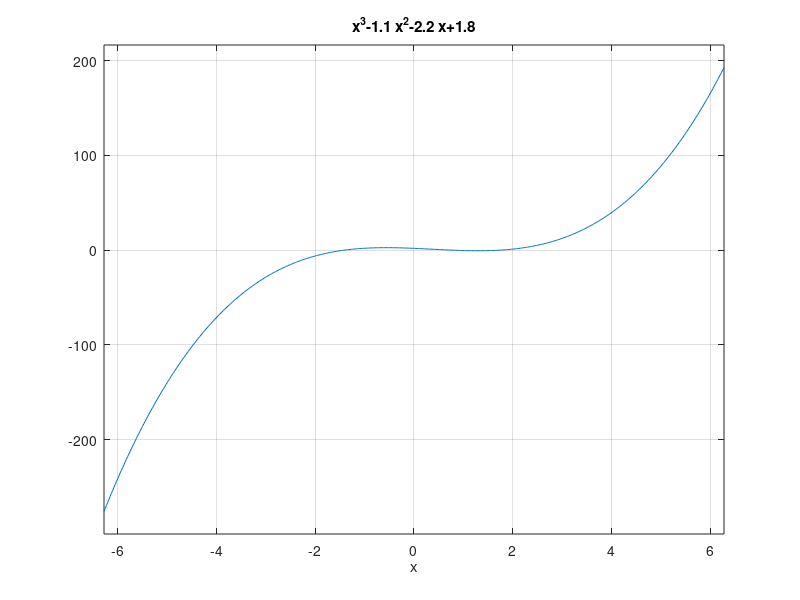
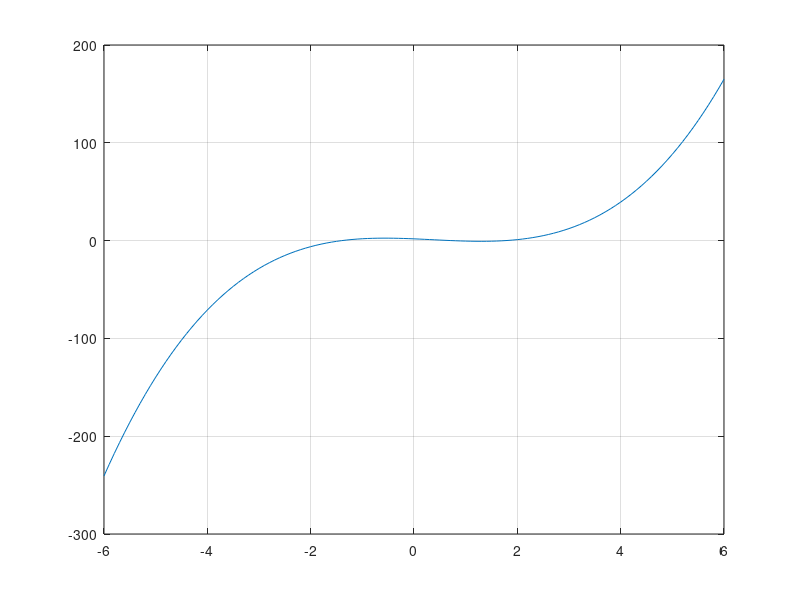
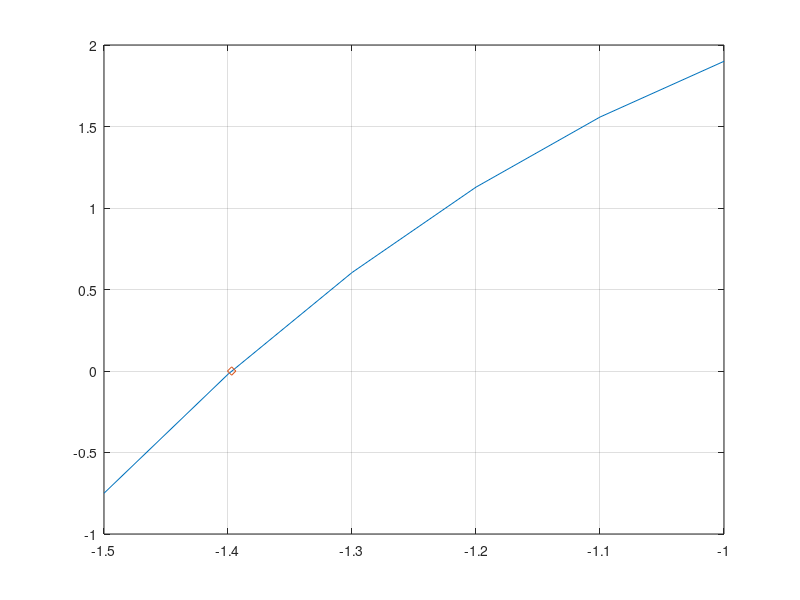

Recreate these plots in MATLAB, in order. (Note: this script raises an error after producing the figures.)
clear all
clc

figure(1)
ezplot('x^3-1.1*x^2-2.2*x+1.8')
grid on
figure(2)
x = -6:0.1:6;
y = x.^3-1.1*x.^2-2.2*x+1.8;
plot(x,y)
grid on

%התוכנית המיישמת את אלגוריתם שיטת הביסקציה%
f = inline('x^3-1.1*x^2-2.2*x+1.8','x');
a = -1.5; b = -1;
delta = 1e-4;
ya=f(a);
yb=f(b);
if ya*yb > 0 ,error('?error?'),end
while b-a >= delta
c=(a+b)/2;
yc=f(c);
if yc==0
a=c;
b=c;
elseif yb*yc>0
b=c;
yb=yc;
else
a=c;
ya=yc;
end
end
format long
c=(a+b)/2 % שורש
err=abs(b-a) % שורש הגדרת שגיאת
yc=f(c) % yc= f(c)
figure(3)
x = -1.5:0.1:-1;
y = x.^3-1.1*x.^2-2.2*x+1.8;
plot(x,y,c,yc,'d')
grid on

%% 
clc,clear all
x= -3:0.001:3;
y=myf2(x);
figure(1);
plot(x,y);
grid on;
a=0.5;b=1.5;
eps = 10^(-6)

